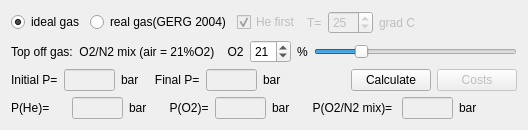
       <widget class="QWidget" name="tab">
        <attribute name="title">
         <string>Partial Mixing</string>
        </attribute>
        <layout class="QVBoxLayout" name="verticalLayout_2">
         <item>
          <layout class="QHBoxLayout" name="horizontalLayout_11">
           <item>
            <widget class="QRadioButton" name="radioButtonIdeal">
             <property name="text">
              <string>ideal gas</string>
             </property>
             <property name="checked">
              <bool>true</bool>
             </property>
             <property name="autoExclusive">
              <bool>true</bool>
             </property>
            </widget>
           </item>
           <item>
            <widget class="QRadioButton" name="radioButtonReal">
             <property name="text">
              <string>real gas(GERG 2004)</string>
             </property>
             <property name="checked">
              <bool>false</bool>
             </property>
             <property name="autoExclusive">
              <bool>true</bool>
             </property>
            </widget>
           </item>
           <item>
            <widget class="QCheckBox" name="checkBoxHe">
             <property name="enabled">
              <bool>false</bool>
             </property>
             <property name="text">
              <string>He first</string>
             </property>
             <property name="checked">
              <bool>true</bool>
             </property>
            </widget>
           </item>
           <item>
            <widget class="QLabel" name="label_27">
             <property name="enabled">
              <bool>false</bool>
             </property>
             <property name="text">
              <string>T=</string>
             </property>
            </widget>
           </item>
           <item>
            <widget class="QSpinBox" name="spinBox_T">
             <property name="enabled">
              <bool>false</bool>
             </property>
             <property name="minimum">
              <number>-20</number>
             </property>
             <property name="maximum">
              <number>50</number>
             </property>
             <property name="value">
              <number>25</number>
             </property>
            </widget>
           </item>
           <item>
            <widget class="QLabel" name="label_28">
             <property name="enabled">
              <bool>false</bool>
             </property>
             <property name="text">
              <string>grad C</string>
             </property>
            </widget>
           </item>
           <item>
            <spacer name="horizontalSpacer">
             <property name="orientation">
              <enum>Qt::Horizontal</enum>
             </property>
             <property name="sizeHint" stdset="0">
              <size>
               <width>40</width>
               <height>20</height>
              </size>
             </property>
            </spacer>
           </item>
          </layout>
         </item>
         <item>
          <layout class="QHBoxLayout" name="horizontalLayout_7">
           <item>
            <widget class="QLabel" name="label">
             <property name="text">
              <string>Top off gas:  O2/N2 mix (air = 21%O2)    O2</string>
             </property>
            </widget>
           </item>
           <item>
            <widget class="QSpinBox" name="spinBox_O2fill">
             <property name="maximum">
              <number>99</number>
             </property>
             <property name="value">
              <number>21</number>
             </property>
            </widget>
           </item>
           <item>
            <widget class="QLabel" name="label_26">
             <property name="text">
              <string>%</string>
             </property>
            </widget>
           </item>
           <item>
            <widget class="QSlider" name="horizontalSlider_O2fill">
             <property name="maximum">
              <number>99</number>
             </property>
             <property name="value">
              <number>21</number>
             </property>
             <property name="orientation">
              <enum>Qt::Horizontal</enum>
             </property>
            </widget>
           </item>
          </layout>
         </item>
         <item>
          <layout class="QHBoxLayout" name="horizontalLayout_13">
           <item>
            <widget class="QLabel" name="label_13">
             <property name="text">
              <string>Initial P=</string>
             </property>
            </widget>
           </item>
           <item>
            <widget class="QLineEdit" name="lineEdit_Pi">
             <property name="enabled">
              <bool>false</bool>
             </property>
             <property name="maximumSize">
              <size>
               <width>51</width>
               <height>16777215</height>
              </size>
             </property>
             <property name="font">
              <font>
               <weight>75</weight>
               <bold>true</bold>
              </font>
             </property>
            </widget>
           </item>
           <item>
            <widget class="QLabel" name="label_18">
             <property name="text">
              <string>bar</string>
             </property>
            </widget>
           </item>
           <item>
            <widget class="QLabel" name="label_14">
             <property name="text">
              <string>   Final P=</string>
             </property>
            </widget>
           </item>
           <item>
            <widget class="QLineEdit" name="lineEdit_Pf">
             <property name="enabled">
              <bool>false</bool>
             </property>
             <property name="maximumSize">
              <size>
               <width>51</width>
               <height>16777215</height>
              </size>
             </property>
             <property name="font">
              <font>
               <weight>75</weight>
               <bold>true</bold>
              </font>
             </property>
            </widget>
           </item>
           <item>
            <widget class="QLabel" name="label_19">
             <property name="text">
              <string>bar</string>
             </property>
            </widget>
           </item>
           <item>
            <spacer name="horizontalSpacer_2">
             <property name="orientation">
              <enum>Qt::Horizontal</enum>
             </property>
             <property name="sizeHint" stdset="0">
              <size>
               <width>40</width>
               <height>20</height>
              </size>
             </property>
            </spacer>
           </item>
           <item>
            <widget class="QPushButton" name="calculateButton">
             <property name="text">
              <string>Calculate</string>
             </property>
            </widget>
           </item>
           <item>
            <widget class="QPushButton" name="costsButton">
             <property name="enabled">
              <bool>false</bool>
             </property>
             <property name="text">
              <string>Costs</string>
             </property>
            </widget>
           </item>
          </layout>
         </item>
         <item>
          <layout class="QHBoxLayout" name="horizontalLayout_10">
           <item>
            <widget class="QLabel" name="label_15">
             <property name="text">
              <string>P(He)=     </string>
             </property>
            </widget>
           </item>
           <item>
            <widget class="QLineEdit" name="lineEdit_PHe">
             <property name="enabled">
              <bool>false</bool>
             </property>
             <property name="maximumSize">
              <size>
               <width>51</width>
               <height>16777215</height>
              </size>
             </property>
             <property name="font">
              <font>
               <weight>75</weight>
               <bold>true</bold>
              </font>
             </property>
            </widget>
           </item>
           <item>
            <widget class="QLabel" name="label_2">
             <property name="text">
              <string>bar</string>
             </property>
            </widget>
           </item>
           <item>
            <widget class="QLabel" name="label_16">
             <property name="text">
              <string>     P(O2)=</string>
             </property>
            </widget>
           </item>
           <item>
            <widget class="QLineEdit" name="lineEdit_PO2">
             <property name="enabled">
              <bool>false</bool>
             </property>
             <property name="maximumSize">
              <size>
               <width>51</width>
               <height>16777215</height>
              </size>
             </property>
             <property name="font">
              <font>
               <weight>75</weight>
               <bold>true</bold>
              </font>
             </property>
            </widget>
           </item>
           <item>
            <widget class="QLabel" name="label_3">
             <property name="text">
              <string>bar</string>
             </property>
            </widget>
           </item>
           <item>
            <widget class="QLabel" name="label_17">
             <property name="text">
              <string>     P(O2/N2 mix)= </string>
             </property>
            </widget>
           </item>
           <item>
            <widget class="QLineEdit" name="lineEdit_Pfill">
             <property name="enabled">
              <bool>false</bool>
             </property>
             <property name="maximumSize">
              <size>
               <width>51</width>
               <height>16777215</height>
              </size>
             </property>
             <property name="font">
              <font>
               <weight>75</weight>
               <bold>true</bold>
              </font>
             </property>
            </widget>
           </item>
           <item>
            <widget class="QLabel" name="label_4">
             <property name="text">
              <string>bar</string>
             </property>
            </widget>
           </item>
           <item>
            <spacer name="horizontalSpacer_3">
             <property name="orientation">
              <enum>Qt::Horizontal</enum>
             </property>
             <property name="sizeHint" stdset="0">
              <size>
               <width>40</width>
               <height>20</height>
              </size>
             </property>
            </spacer>
           </item>
          </layout>
         </item>
        </layout>
       </widget>
